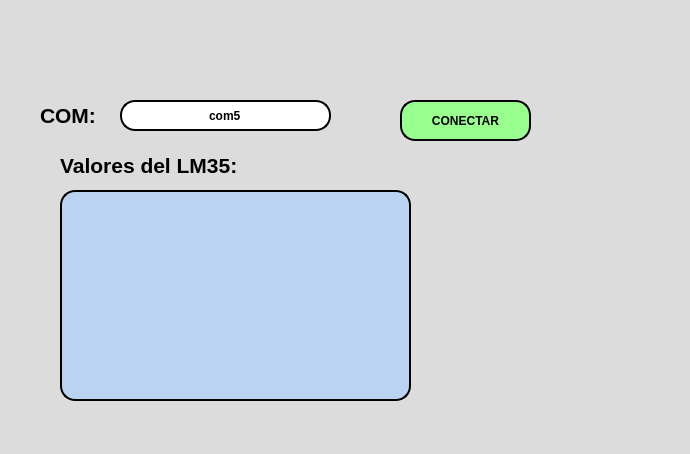
<?xml version="1.0" encoding="UTF-8"?>
<ui version="4.0">
 <class>MainWindow</class>
 <widget class="QMainWindow" name="MainWindow">
  <property name="geometry">
   <rect>
    <x>0</x>
    <y>0</y>
    <width>690</width>
    <height>454</height>
   </rect>
  </property>
  <property name="windowTitle">
   <string>MainWindow</string>
  </property>
  <property name="styleSheet">
   <string notr="true">background-color: rgb(220, 220, 220);</string>
  </property>
  <widget class="QWidget" name="centralwidget">
   <widget class="QLabel" name="label">
    <property name="geometry">
     <rect>
      <x>20</x>
      <y>10</y>
      <width>191</width>
      <height>71</height>
     </rect>
    </property>
    <property name="text">
     <string/>
    </property>
    <property name="pixmap">
     <pixmap resource="../../../Resource/resource.qrc">:/Logos/uatlogopng.png</pixmap>
    </property>
    <property name="scaledContents">
     <bool>true</bool>
    </property>
   </widget>
   <widget class="QLabel" name="label_4">
    <property name="geometry">
     <rect>
      <x>450</x>
      <y>0</y>
      <width>221</width>
      <height>71</height>
     </rect>
    </property>
    <property name="text">
     <string/>
    </property>
    <property name="pixmap">
     <pixmap resource="../../../Resource/resource.qrc">:/Logos/fians.png</pixmap>
    </property>
    <property name="scaledContents">
     <bool>true</bool>
    </property>
   </widget>
   <widget class="QLabel" name="label_5">
    <property name="geometry">
     <rect>
      <x>520</x>
      <y>300</y>
      <width>141</width>
      <height>91</height>
     </rect>
    </property>
    <property name="text">
     <string/>
    </property>
    <property name="pixmap">
     <pixmap resource="../../../Resource/resource.qrc">:/Logos/Shelby-Logo.png</pixmap>
    </property>
    <property name="scaledContents">
     <bool>true</bool>
    </property>
   </widget>
   <widget class="QLineEdit" name="txt_com">
    <property name="geometry">
     <rect>
      <x>120</x>
      <y>100</y>
      <width>211</width>
      <height>31</height>
     </rect>
    </property>
    <property name="font">
     <font>
      <weight>75</weight>
      <bold>true</bold>
     </font>
    </property>
    <property name="styleSheet">
     <string notr="true">border: 2px solid black;
background-color: rgb(255, 255, 255);
border-radius: 15px;</string>
    </property>
    <property name="text">
     <string>com5</string>
    </property>
    <property name="alignment">
     <set>Qt::AlignCenter</set>
    </property>
   </widget>
   <widget class="QLabel" name="label_2">
    <property name="geometry">
     <rect>
      <x>40</x>
      <y>100</y>
      <width>71</width>
      <height>31</height>
     </rect>
    </property>
    <property name="font">
     <font>
      <pointsize>16</pointsize>
      <weight>75</weight>
      <bold>true</bold>
     </font>
    </property>
    <property name="text">
     <string>COM:</string>
    </property>
   </widget>
   <widget class="QPushButton" name="btn_accion">
    <property name="geometry">
     <rect>
      <x>400</x>
      <y>100</y>
      <width>131</width>
      <height>41</height>
     </rect>
    </property>
    <property name="font">
     <font>
      <weight>75</weight>
      <bold>true</bold>
     </font>
    </property>
    <property name="styleSheet">
     <string notr="true">border: 2px solid black;
background-color: rgb(153, 255, 142);
border-radius: 15px;</string>
    </property>
    <property name="text">
     <string>CONECTAR</string>
    </property>
   </widget>
   <widget class="QLabel" name="label_3">
    <property name="geometry">
     <rect>
      <x>60</x>
      <y>150</y>
      <width>241</width>
      <height>31</height>
     </rect>
    </property>
    <property name="font">
     <font>
      <pointsize>16</pointsize>
      <weight>75</weight>
      <bold>true</bold>
     </font>
    </property>
    <property name="text">
     <string>Valores del LM35:</string>
    </property>
   </widget>
   <widget class="QTextEdit" name="txt_valores">
    <property name="geometry">
     <rect>
      <x>60</x>
      <y>190</y>
      <width>351</width>
      <height>211</height>
     </rect>
    </property>
    <property name="font">
     <font>
      <pointsize>12</pointsize>
     </font>
    </property>
    <property name="styleSheet">
     <string notr="true">border: 2px solid black;
background-color: rgb(186, 211, 241);
border-radius: 15px;</string>
    </property>
    <property name="html">
     <string>&lt;!DOCTYPE HTML PUBLIC &quot;-//W3C//DTD HTML 4.0//EN&quot; &quot;http://www.w3.org/TR/REC-html40/strict.dtd&quot;&gt;
&lt;html&gt;&lt;head&gt;&lt;meta name=&quot;qrichtext&quot; content=&quot;1&quot; /&gt;&lt;style type=&quot;text/css&quot;&gt;
p, li { white-space: pre-wrap; }
&lt;/style&gt;&lt;/head&gt;&lt;body style=&quot; font-family:'MS Shell Dlg 2'; font-size:12pt; font-weight:400; font-style:normal;&quot;&gt;
&lt;p style=&quot;-qt-paragraph-type:empty; margin-top:0px; margin-bottom:0px; margin-left:0px; margin-right:0px; -qt-block-indent:0; text-indent:0px;&quot;&gt;&lt;br /&gt;&lt;/p&gt;&lt;/body&gt;&lt;/html&gt;</string>
    </property>
   </widget>
  </widget>
  <widget class="QMenuBar" name="menubar">
   <property name="geometry">
    <rect>
     <x>0</x>
     <y>0</y>
     <width>690</width>
     <height>26</height>
    </rect>
   </property>
  </widget>
  <widget class="QStatusBar" name="statusbar"/>
 </widget>
 <resources>
  <include location="../../../Resource/resource.qrc"/>
 </resources>
 <connections/>
</ui>
